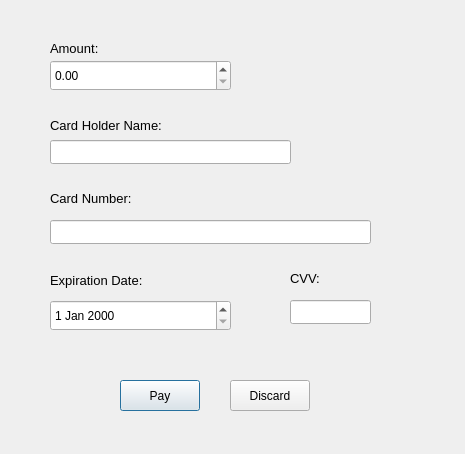
<?xml version="1.0" encoding="UTF-8"?>
<ui version="4.0">
 <class>increase_credit_dialog</class>
 <widget class="QDialog" name="increase_credit_dialog">
  <property name="geometry">
   <rect>
    <x>0</x>
    <y>0</y>
    <width>465</width>
    <height>454</height>
   </rect>
  </property>
  <property name="windowTitle">
   <string>Dialog</string>
  </property>
  <widget class="QLabel" name="cardName_lable">
   <property name="geometry">
    <rect>
     <x>50</x>
     <y>110</y>
     <width>141</width>
     <height>31</height>
    </rect>
   </property>
   <property name="font">
    <font>
     <pointsize>10</pointsize>
    </font>
   </property>
   <property name="text">
    <string>Card Holder Name:</string>
   </property>
  </widget>
  <widget class="QLineEdit" name="cardName_le">
   <property name="geometry">
    <rect>
     <x>50</x>
     <y>140</y>
     <width>241</width>
     <height>24</height>
    </rect>
   </property>
  </widget>
  <widget class="QLabel" name="amount_lable">
   <property name="geometry">
    <rect>
     <x>50</x>
     <y>40</y>
     <width>111</width>
     <height>16</height>
    </rect>
   </property>
   <property name="font">
    <font>
     <pointsize>10</pointsize>
    </font>
   </property>
   <property name="text">
    <string>Amount:</string>
   </property>
  </widget>
  <widget class="QDoubleSpinBox" name="amountSpinBox">
   <property name="geometry">
    <rect>
     <x>50</x>
     <y>60</y>
     <width>181</width>
     <height>31</height>
    </rect>
   </property>
   <property name="maximum">
    <double>10000000.000000000000000</double>
   </property>
  </widget>
  <widget class="QLineEdit" name="cardNo_le">
   <property name="geometry">
    <rect>
     <x>50</x>
     <y>220</y>
     <width>321</width>
     <height>24</height>
    </rect>
   </property>
  </widget>
  <widget class="QLabel" name="cardNo_lable">
   <property name="geometry">
    <rect>
     <x>50</x>
     <y>190</y>
     <width>111</width>
     <height>16</height>
    </rect>
   </property>
   <property name="font">
    <font>
     <pointsize>10</pointsize>
    </font>
   </property>
   <property name="text">
    <string>Card Number:</string>
   </property>
  </widget>
  <widget class="QLabel" name="cvv_lable">
   <property name="geometry">
    <rect>
     <x>290</x>
     <y>270</y>
     <width>55</width>
     <height>16</height>
    </rect>
   </property>
   <property name="font">
    <font>
     <pointsize>10</pointsize>
    </font>
   </property>
   <property name="text">
    <string>CVV:</string>
   </property>
  </widget>
  <widget class="QLabel" name="expDate_lable">
   <property name="geometry">
    <rect>
     <x>50</x>
     <y>270</y>
     <width>141</width>
     <height>21</height>
    </rect>
   </property>
   <property name="font">
    <font>
     <pointsize>10</pointsize>
    </font>
   </property>
   <property name="text">
    <string>Expiration Date:</string>
   </property>
  </widget>
  <widget class="QLineEdit" name="cvv_le">
   <property name="geometry">
    <rect>
     <x>290</x>
     <y>300</y>
     <width>81</width>
     <height>24</height>
    </rect>
   </property>
  </widget>
  <widget class="QDateEdit" name="dateEdit">
   <property name="geometry">
    <rect>
     <x>50</x>
     <y>300</y>
     <width>181</width>
     <height>31</height>
    </rect>
   </property>
  </widget>
  <widget class="QPushButton" name="payButton">
   <property name="geometry">
    <rect>
     <x>120</x>
     <y>380</y>
     <width>80</width>
     <height>31</height>
    </rect>
   </property>
   <property name="text">
    <string>Pay</string>
   </property>
  </widget>
  <widget class="QPushButton" name="discardBotton">
   <property name="geometry">
    <rect>
     <x>230</x>
     <y>380</y>
     <width>80</width>
     <height>31</height>
    </rect>
   </property>
   <property name="text">
    <string>Discard</string>
   </property>
  </widget>
 </widget>
 <resources/>
 <connections/>
</ui>
